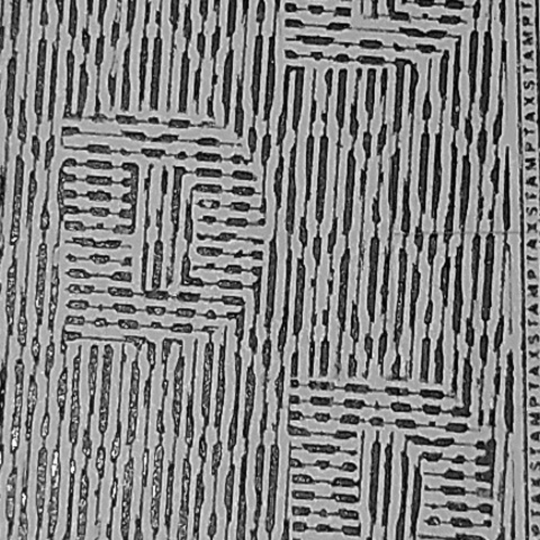
#> input picture resolution/genuine/Genuine1.png, 1080 x 1080 px (shown at 1/2 size); its folder holds only this picture in this run
$ python train.py   (older library calls are emulated)
#> lines starting #> are read from the running program, lines starting #| are printed output that depends on the picture; after the words box and inside, x2 and y2 are one past the last pixel; in counts of white or black regions, pixels touching at a corner belong together
import os
import cv2 #type:ignore
import numpy as np #type:ignore
import pywt #type:ignore
import joblib #type:ignore
from scipy.stats import skew, kurtosis #type:ignore
from skimage.feature import local_binary_pattern #type:ignore
from sklearn.ensemble import RandomForestClassifier #type:ignore
from sklearn.preprocessing import StandardScaler #type:ignore
from sklearn.model_selection import train_test_split #type:ignore
from sklearn.metrics import classification_report, accuracy_score #type:ignore

# ---------------- CONFIG ----------------
ROI_SIZE = 1080
DATA_DIR_GENUINE = "resolution/genuine"
DATA_DIR_FAKE = "resolution/fake"
MODEL_NAME = "model_v5.pkl"
SCALER_NAME = "scaler_v5.pkl"


# ---------------- 1. IMAGE PREPROCESSING ----------------
def preprocess_image(path, size=(ROI_SIZE, ROI_SIZE)):
    """Read image, convert to grayscale, equalize lighting, and resize."""
#> called with path = 'resolution/genuine/Genuine1.png', size = (1080, 1080)
    img = cv2.imread(path)
#> img is the input picture: shape (1080, 1080, 3); min 0, max 255, mean 131.6
    if img is None:
        raise ValueError(f"Unreadable or invalid image: {path}")
    gray = cv2.cvtColor(img, cv2.COLOR_BGR2GRAY)
    clahe = cv2.createCLAHE(clipLimit=2.0, tileGridSize=(8, 8))
    gray = clahe.apply(gray)
    img = cv2.resize(img, size)
    gray = cv2.resize(gray, size)
    return img, gray


# ---------------- 2. FEATURE EXTRACTORS ----------------
def wavelet_color_features(img, wavelet_name='db2'):
#> called with wavelet_name = 'db2'
    feats = []
    for channel in cv2.split(img):
        coeffs2 = pywt.dwt2(channel, wavelet_name)
        cA, (cH, cV, cD) = coeffs2
        for mat in [cH, cV, cD]:
            hist, _ = np.histogram(mat.flatten(), bins=64, density=True)
            feats.extend([np.var(hist), skew(hist), kurtosis(hist)])
#> this loop made 3 passes
#> pass 1, in wavelet_color_features, `cA, (cH, cV, cD) = coeffs2`:
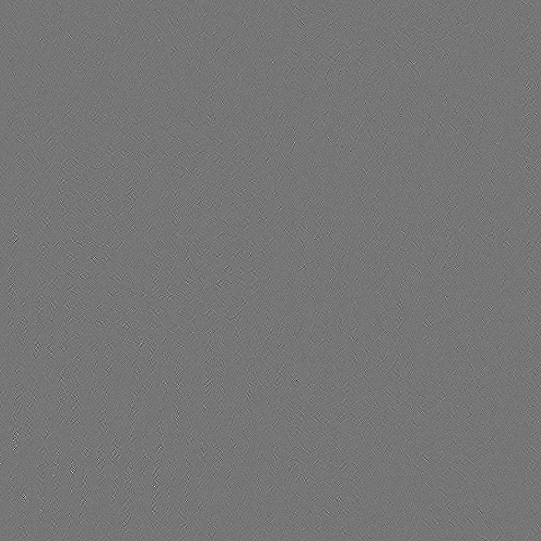
#> cD: shape (541, 541) float64; min -9.11, max 10.51, mean -6.62e-05; drawn with min black and max white
#> after the loop, feats = 27 values, max 17.47 at index 2, min 0.000226 at index 3, mean 5.38
    return feats


def lbp_texture_features(gray):
    lbp = local_binary_pattern(gray, P=8, R=1, method="uniform")
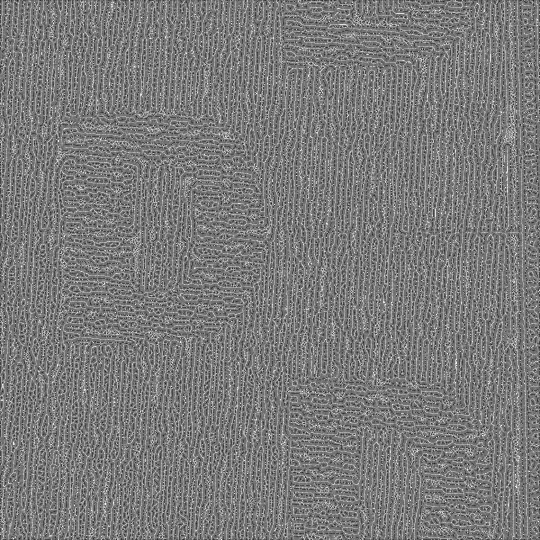
#> lbp: shape (1080, 1080) float64 (shown at 1/2 size); min 0, max 9, mean 4.33; drawn with min black and max white
    hist, _ = np.histogram(lbp.ravel(), bins=np.arange(0, 59), density=True)
#> hist = 58 values, max 0.482 at index 4, min 0 at index 10, mean 0.0172
    return hist.tolist()


def extract_features(img_color, gray):
    """Enhanced Xerox-aware features."""
    feats = wavelet_color_features(img_color) + lbp_texture_features(gray)
#> feats = 85 values, max 17.47 at index 2, min 0 at index 37, mean 1.72

    # Sharpness, contrast, reflection
    lap_var = cv2.Laplacian(gray, cv2.CV_64F).var()
#> lap_var = 561.6
    blur = cv2.GaussianBlur(gray, (9, 9), 0)
    contrast_map = cv2.absdiff(gray, blur)
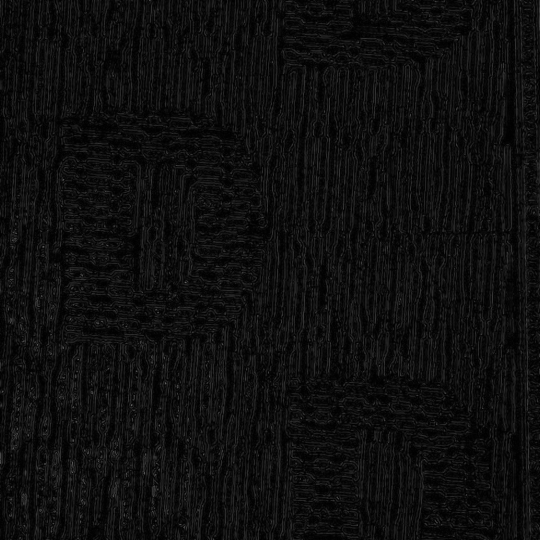
#> contrast_map: shape (1080, 1080) (shown at 1/2 size); min 0, max 114, mean 14.2
    contrast_std = np.std(contrast_map)
#> contrast_std = 11.54
    bright_ratio = np.sum(gray > 220) / gray.size
#> bright_ratio = 0.116

    # Reflection density
    bright_mask = cv2.inRange(gray, 230, 255)
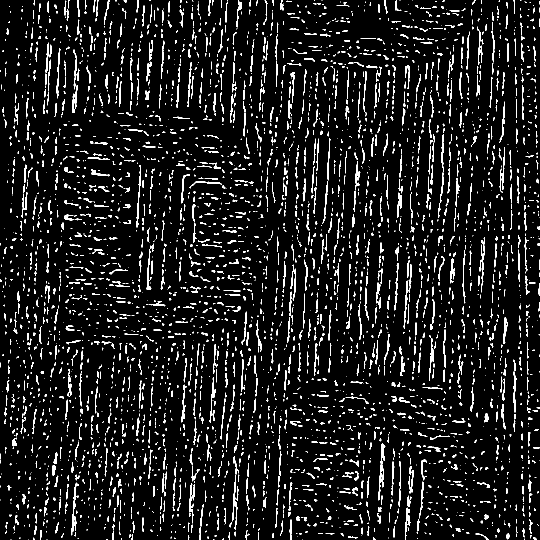
#> bright_mask: shape (1080, 1080) (shown at 1/2 size); 8.1% white in thin lines or dots
    contours, _ = cv2.findContours(bright_mask, cv2.RETR_EXTERNAL, cv2.CHAIN_APPROX_SIMPLE)
#> contours = 3984 contours, 3273 with area under 20; largest, box (x1, y1, x2, y2) and area: (756, 887, 771, 1001) 434, (143, 965, 158, 1071) 316, (464, 950, 475, 1051) 204, (378, 966, 390, 1047) 200, (710, 323, 721, 380) 190
    reflection_clusters = len([c for c in contours if 5 < cv2.contourArea(c) < 200])
#> reflection_clusters = 2066
    reflection_density = reflection_clusters / (gray.shape[0] * gray.shape[1] / 10000)
#> reflection_density = 17.71

    # Color variance
    color_std = np.std(cv2.cvtColor(img_color, cv2.COLOR_BGR2LAB)[:, :, 0])
#> color_std = 66.17

    # Edge uniformity
    sobelx = cv2.Sobel(gray, cv2.CV_64F, 1, 0, ksize=3)
    sobely = cv2.Sobel(gray, cv2.CV_64F, 0, 1, ksize=3)
    edge_mag = np.sqrt(sobelx ** 2 + sobely ** 2)
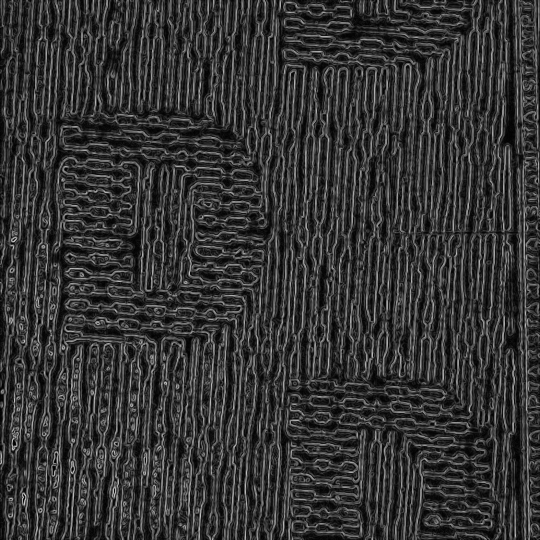
#> edge_mag: shape (1080, 1080) float64 (shown at 1/2 size); min 0, max 836, mean 172.9; drawn with min black and max white
    edge_uniformity = 1 / (np.std(edge_mag) + 1e-5)
#> edge_uniformity = 0.00787

    # Micro-edge density (fine line detection)
    edges = cv2.Canny(gray, 80, 160)
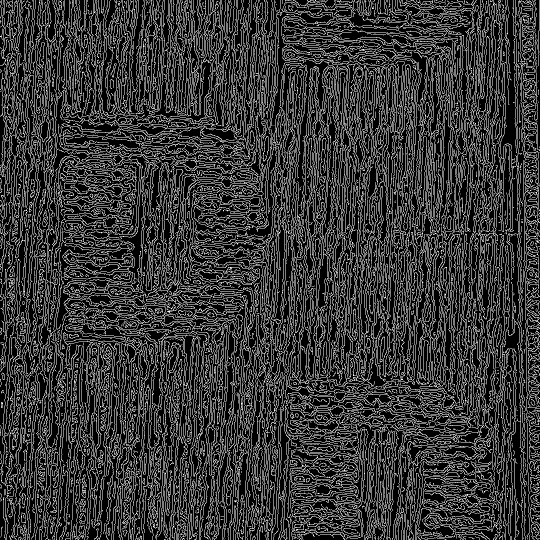
#> edges: shape (1080, 1080) (shown at 1/2 size); 21.9% white in thin lines or dots
    micro_edge_density = np.sum(edges > 0) / edges.size
#> micro_edge_density = 0.219

    # Specular highlight ratio
    specular_ratio = np.sum(gray > 245) / gray.size
#> specular_ratio = 0.0218

    # Texture coarseness
    highpass = gray - cv2.GaussianBlur(gray, (5, 5), 0)
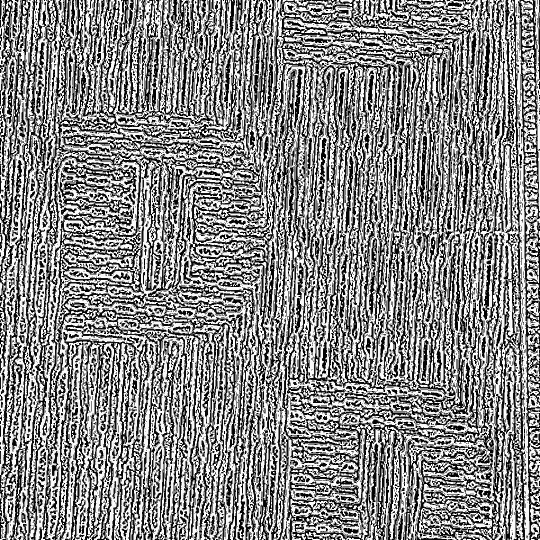
#> highpass: shape (1080, 1080) (shown at 1/2 size); min 0, max 255, mean 135.6
    texture_coarseness = np.std(highpass)
#> texture_coarseness = 121

    feats.extend([
        lap_var, contrast_std, bright_ratio, reflection_density,
        color_std, edge_uniformity, micro_edge_density,
        specular_ratio, texture_coarseness
    ])
    return np.array(feats)


# ---------------- 3. DATASET BUILDING ----------------
def build_dataset():
    X, y = [], []

    print("📂 Loading images from dataset...")

    for label, folder in [(1, DATA_DIR_GENUINE), (0, DATA_DIR_FAKE)]:
        for fname in os.listdir(folder):
            fpath = os.path.join(folder, fname)
            if not fname.lower().endswith(('.png', '.jpg', '.jpeg')):
                continue
            try:
                img_color, gray = preprocess_image(fpath)
                feats = extract_features(img_color, gray)
#> feats = 94 values, max 561.6 at index 85, min 0 at index 37, mean 9.84
                X.append(feats)
                y.append(label)
            except Exception as e:
                print(f"⚠️ Skipped {fname}: {e}")

    X, y = np.array(X), np.array(y)
    print(f"✅ Dataset built: {len(X)} samples")
    return X, y


# ---------------- 4. TRAIN MODEL ----------------
def train_model():
    X, y = build_dataset()
    X = np.nan_to_num(X)

    X_train, X_test, y_train, y_test = train_test_split(X, y, test_size=0.25, random_state=42)

    scaler = StandardScaler()
    X_train = scaler.fit_transform(X_train)
    X_test = scaler.transform(X_test)

    rf = RandomForestClassifier(
        n_estimators=200,
        max_depth=15,
        min_samples_split=3,
        min_samples_leaf=2,
        random_state=42,
        class_weight='balanced'
    )
    rf.fit(X_train, y_train)

    y_pred = rf.predict(X_test)
    print("\nClassification Report:\n", classification_report(y_test, y_pred))
    acc = accuracy_score(y_test, y_pred)
    print(f"✅ Accuracy: {acc:.2f}")

    joblib.dump(rf, MODEL_NAME)
    joblib.dump(scaler, SCALER_NAME)
    print(f"💾 Model saved as {MODEL_NAME} and {SCALER_NAME}")


# ---------------- MAIN ----------------
if __name__ == "__main__":
#> (the run stopped early here; a loop or call above may not have finished)
